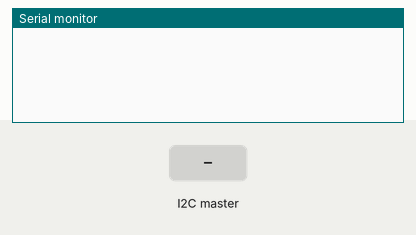
Recording of a sketch running on a simulated Arduino Uno, built with avr-gcc and run on an emulated ATmega328P. Parts: the last lines printed to the serial monitor. The test bench sets the inputs (shaded band).

Above: at 1.2 s.
1.3 s: the I2C master sends the byte 1
At 2.3 s:
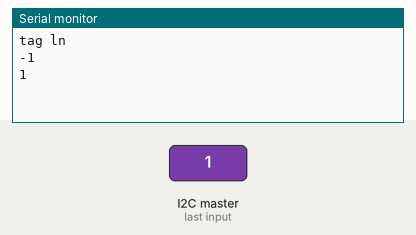
2.8 s: the I2C master sends the byte 0
At 3.4 s:
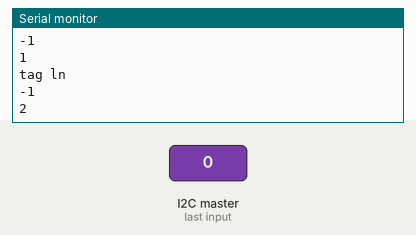
Timing chart, 0 to 5.8 s (numbered marks = the images above; inputs shaded):
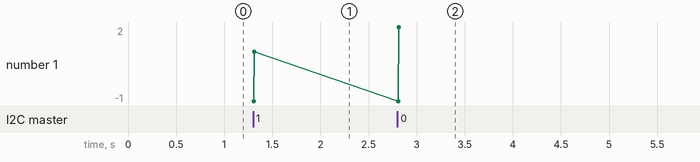

Measured:
- after the input at 1.3 s, the serial monitor: prints a new line at once (image 1)
- after the input at 2.8 s, the serial monitor: prints a new line at once (image 2)
- plotted number 1: 1 → 2 after the input at 2.8 s

The sketch:

espArd.ino
```cpp
#include <Wire.h>
String s;
String tagT;
String tagT2;
String LTags[1];
int totatTags;
int tagLn;
int coont = 0;
char c;
void setup() {
 Wire.begin(8);                /* join i2c bus with address 8 */
 Wire.onReceive(receiveEvent); /* register receive event */
 Wire.onRequest(requestEvent); /* register request event */
 Serial.begin(9600);           /* start serial for debug */
}

void loop() {
 delay(100);
}

// function that executes whenever data is received from master
void receiveEvent(int howMany) {
// while (0 <Wire.available()) {
//    char c = Wire.read();      /* receive byte as a character */
//    Serial.print(c);           /* print the character */
//  }

  totatTags = Wire.read();
  tagLn = Wire.read();
  Serial.println("tag ln");
  Serial.println(tagLn);
  if(coont == 0){
  for(int i = 0; i < tagLn; i++){
    c = Wire.read();
     tagT += c;
  }
  Serial.println("1");
  LTags [coont] = tagT;
  Serial.println(LTags [coont]);
  tagT = "";
  coont++;
  }else if(coont == 1){
      for(int i = 0; i < tagLn; i++){
    c = Wire.read();
     tagT2 += c;
  }
  Serial.println("2");
  LTags [coont] = tagT2;
  Serial.println(LTags [coont]);
  tagT2 = "";
  coont++;
  }

 Serial.println();             /* to newline */
}

// function that executes whenever data is requested from master
void requestEvent() {
 Wire.write("I am Wessam From Arduino");  /*send string on request */
}
```
